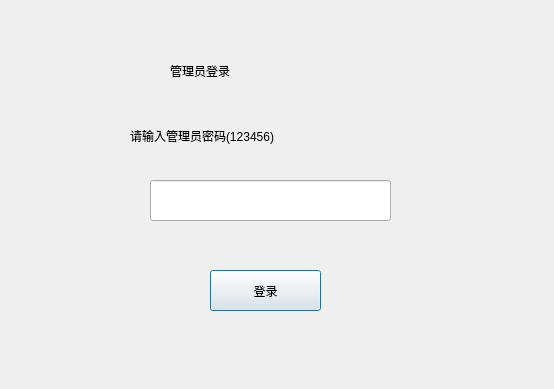
<?xml version="1.0" encoding="UTF-8"?>
<ui version="4.0">
 <class>login</class>
 <widget class="QDialog" name="login">
  <property name="geometry">
   <rect>
    <x>0</x>
    <y>0</y>
    <width>554</width>
    <height>389</height>
   </rect>
  </property>
  <property name="windowTitle">
   <string>Dialog</string>
  </property>
  <widget class="QLabel" name="label">
   <property name="geometry">
    <rect>
     <x>170</x>
     <y>40</y>
     <width>211</width>
     <height>61</height>
    </rect>
   </property>
   <property name="styleSheet">
    <string notr="true">font: 24pt &quot;微软雅黑&quot;;</string>
   </property>
   <property name="text">
    <string>管理员登录</string>
   </property>
  </widget>
  <widget class="QLabel" name="label_2">
   <property name="geometry">
    <rect>
     <x>130</x>
     <y>120</y>
     <width>281</width>
     <height>31</height>
    </rect>
   </property>
   <property name="styleSheet">
    <string notr="true">font: 14pt &quot;微软雅黑&quot;;</string>
   </property>
   <property name="text">
    <string>请输入管理员密码(123456)</string>
   </property>
  </widget>
  <widget class="QLineEdit" name="password_input">
   <property name="geometry">
    <rect>
     <x>150</x>
     <y>180</y>
     <width>241</width>
     <height>41</height>
    </rect>
   </property>
  </widget>
  <widget class="QPushButton" name="pushButton">
   <property name="geometry">
    <rect>
     <x>210</x>
     <y>270</y>
     <width>111</width>
     <height>41</height>
    </rect>
   </property>
   <property name="styleSheet">
    <string notr="true">font: 12pt &quot;微软雅黑&quot;;</string>
   </property>
   <property name="text">
    <string>登录</string>
   </property>
  </widget>
 </widget>
 <resources/>
 <connections/>
</ui>
